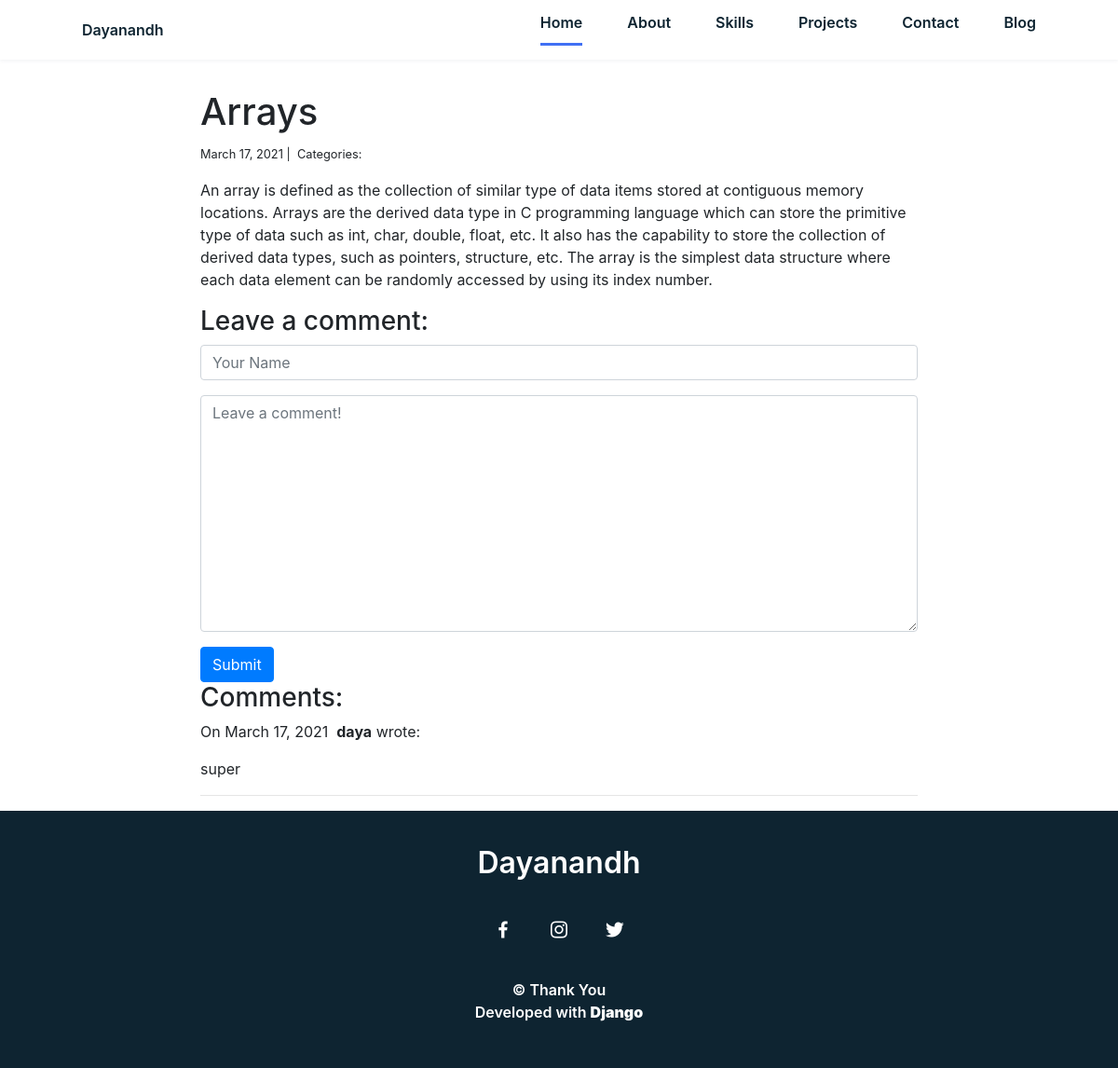
Page /blog/3/ on the committed database.
### blog/models.py (models this page shows)
class Post(models.Model):
    title = models.CharField(max_length=255)
    body = models.TextField()
    created_on = models.DateTimeField(auto_now_add = True)
    last_modified = models.DateTimeField(auto_now=True)
    catergories = models.ManyToManyField('Category', related_name='posts')

class Comment(models.Model):
    author = models.CharField(max_length=60)
    body = models.TextField()
    created_on = models.DateTimeField(auto_now_add=True)
    post = models.ForeignKey('Post', on_delete=models.CASCADE)

### blog/views.py (the view, shortened to what this page needs)
# urls.py: path("<int:pk>/", views.blog_detail, name="blog_detail"),
def blog_detail(request, pk):
    post = Post.objects.get(pk=pk)
    comments = Comment.objects.filter(post=post)
    form = CommentForm()
    context = {
        'post':post,
        "comments":comments,
        "form":form
    }
    return render(request, "blog_detail.html", context)

### blog/forms.py
class CommentForm(forms.Form):
    author = forms.CharField(
        max_length=60,
        widget=forms.TextInput(attrs={
            "class": "form-control",
            "placeholder": "Your Name"
        })
    )
    body = forms.CharField(widget=forms.Textarea(
        attrs={
            "class": "form-control",
            "placeholder": "Leave a comment!"
        })
    )

### blog/templates/blog_detail.html (shortened to what this page needs)
{% extends "base.html" %}
{% block page_content %}
<link rel="stylesheet" href="https://stackpath.bootstrapcdn.com/bootstrap/4.1.3/css/bootstrap.min.css">
<div class="col-md-8 offset-md-2">
    <br><br>
    <br><br>
    <h1>{{ post.title }}</h1>
    <small>
        {{ post.created_on.date }} |&nbsp;
        Categories:&nbsp;
    </small>
    <p>{{ post.body | linebreaks }}</p>
    <h3>Leave a comment:</h3>
    <form action="/blog/{{ post.pk }}/" method="post">
        <div class="form-group">
            {{ form.author }}
        </div>
        <div class="form-group">
            {{ form.body }}
        </div>
        <button type="submit" class="btn btn-primary">Submit</button>
    </form>
    <h3>Comments:</h3>
    {% for comment in comments %}
    <p>
        On {{comment.created_on.date }}&nbsp;
        <b>{{ comment.author }}</b> wrote:
    </p>
    <p>{{ comment.body }}</p>
    <hr>
    {% endfor %}
</div>
{% endblock %}

### home/static/css/styles.css (style rules this page uses)
:root { --header-height: 3rem; --font-semi: 600; }
:root { --first-color: #4070F4; --second-color: #0E2431; }
:root { --body-font: 'Poppins', sans-serif; --big-font-size: 2rem; --h2-font-size: 1.25rem; --normal-font-size: 0.938rem; }
@media screen and (min-width: 768px) { :root { --big-font-size: 3.5rem; --h2-font-size: 2rem; --normal-font-size: 1rem; } }
:root { --mb-1: 0.5rem; --mb-2: 1rem; --mb-3: 1.5rem; --mb-4: 2rem; --mb-5: 2.5rem; --mb-6: 3rem; }
:root { --z-back: -10; --z-normal: 1; --z-tooltip: 10; --z-fixed: 100; }
*,::before,::after { box-sizing: border-box; }
html { scroll-behavior: smooth; }
body { margin: var(--header-height) 0 0 0; font-family: var(--body-font); font-size: var(--normal-font-size); color: var(--second-color); }
h1,h2,p { margin: 0; }
@media screen and (min-width: 768px) { body { margin: 0; } }

### rows in the picture
Post: title "Arrays", created_on "March 17, 2021", body "An array is defined as the collection of similar type of data items stored at contiguous memory locations. Arrays are the derived data type in C programming language which can store the primitive type of data such as int, char, double, float, etc. It also has the capability to store the collection of derived data types, such as pointers, structure, etc. The array is the simplest data structure where each data element can be randomly accessed by using its index number."
Comment: created_on "March 17, 2021", author "daya", body "super"
